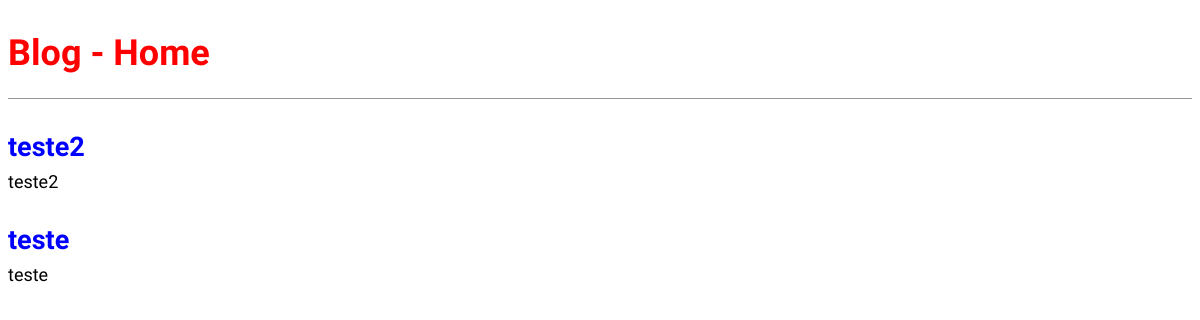
The app's page /, older data.
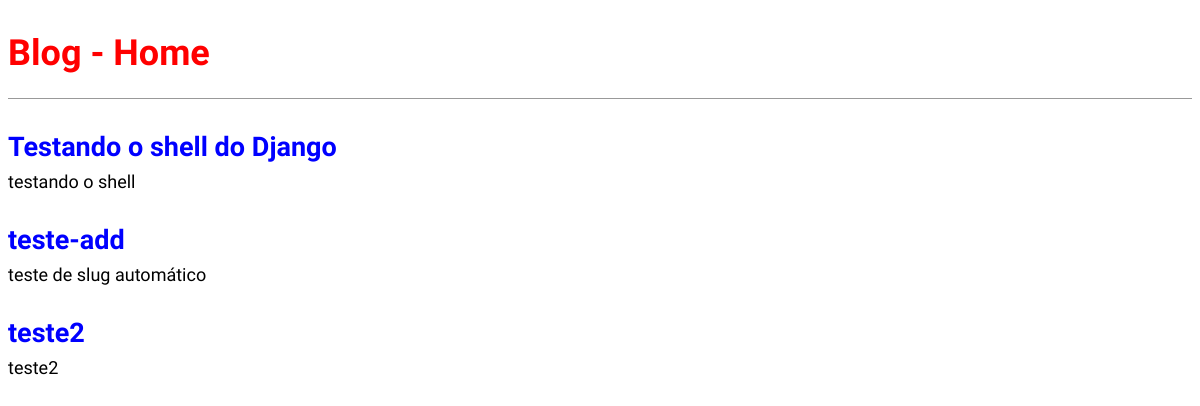
The same page, newer data.
### blog/models.py (models this page shows, shortened)
class Post(models.Model):
    titulo = models.CharField(max_length=255)
    slug = models.SlugField(max_length=255)
    autor = models.ForeignKey(User, on_delete=models.CASCADE)
    conteudo = models.TextField()
    STATUS = (
        ('rascunho', 'Rascunho'),
        ('publicado', 'Publicado'),
    )
    publicado = models.DateTimeField(default=timezone.now)
    criado = models.DateTimeField(auto_now_add=True)
    alterado = models.DateTimeField(auto_now=True)
    status = models.CharField(max_length=10, choices=STATUS, default='rascunho')
    objects  = models.Manager()
    published = PublishedManager()
    def get_absolute_url(self):
        return reverse('post_detail', args=[self.slug])
    class Meta:
        ordering = ('-publicado',)

### blog/views.py (the view)
# urls.py: path('', views.BlogListView.as_view(), name='home'),
class BlogListView(ListView):
    model = Post
    template_name = 'blog/home.html'

### blog/templates/blog/home.html (shortened to what this page needs)
{% extends 'base.html' %}
{% block content %}
{% for post in object_list %}
    <div class="post-entry">
        <h2><a href="{{ post.get_absolute_url }}">{{ post.titulo }}</a></h2>
        <p> {{ post.conteudo }} </p>
    </div>
{% endfor %}
{% endblock content %}

### templates/base.html (shortened to what this page needs)
{% load static %}
<!DOCTYPE html>
<html lang="en">
<head>
    <link rel="stylesheet" href="{% static 'css/style.css' %}">
</head>
<body>
    <header>
        <h1><a href="#">Blog - Home</a></h1>
    </header>
    <div class="container">
        {% block content %}  {% endblock content %}
    </div>
</body>
</html>

### static/css/style.css (style rules this page uses)
body { font-family: 'Source Sans Pro', sans-serif; font-size: 18px; }
header { border-bottom: 1px solid #999; margin-bottom: 2rem; display: flex; }
header h1 a { color:red; text-decoration: none; }
.post-entry { margin-bottom: 2rem; }
.post-entry h2 { margin: 0.5rem 0; }
.post-entry h2 a, .post-entry h2 a:visited { color: blue; text-decoration: none; }
.post-entry p { margin: 0; font-weight: 400; }

Row changes from the older to the newer data that the page shows:
removed Post: titulo "teste", conteudo "teste"
added Post: titulo "Testando o shell do Django", conteudo "testando o shell"
added Post: titulo "teste-add", conteudo "teste de slug automático"
